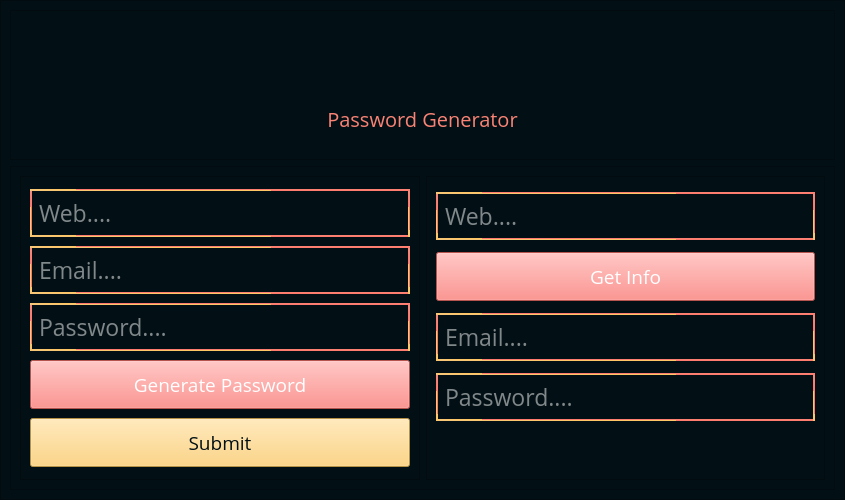
<?xml version="1.0" encoding="UTF-8"?>
<ui version="4.0">
 <class>MainWindow</class>
 <widget class="QMainWindow" name="MainWindow">
  <property name="geometry">
   <rect>
    <x>0</x>
    <y>0</y>
    <width>845</width>
    <height>500</height>
   </rect>
  </property>
  <property name="sizePolicy">
   <sizepolicy hsizetype="Minimum" vsizetype="Preferred">
    <horstretch>0</horstretch>
    <verstretch>0</verstretch>
   </sizepolicy>
  </property>
  <property name="minimumSize">
   <size>
    <width>500</width>
    <height>0</height>
   </size>
  </property>
  <property name="maximumSize">
   <size>
    <width>1000</width>
    <height>500</height>
   </size>
  </property>
  <property name="windowTitle">
   <string>PWGenerator</string>
  </property>
  <property name="windowIcon">
   <iconset resource="src_img.qrc">
    <normaloff>:/imgs/imgs/envelope.png</normaloff>:/imgs/imgs/envelope.png</iconset>
  </property>
  <widget class="QWidget" name="centralwidget">
   <layout class="QGridLayout" name="gridLayout">
    <property name="leftMargin">
     <number>0</number>
    </property>
    <property name="topMargin">
     <number>0</number>
    </property>
    <property name="rightMargin">
     <number>0</number>
    </property>
    <property name="bottomMargin">
     <number>0</number>
    </property>
    <property name="spacing">
     <number>0</number>
    </property>
    <item row="0" column="0">
     <widget class="QFrame" name="container">
      <property name="styleSheet">
       <string notr="true">background-color: rgb(2, 16, 21);</string>
      </property>
      <property name="frameShape">
       <enum>QFrame::StyledPanel</enum>
      </property>
      <property name="frameShadow">
       <enum>QFrame::Raised</enum>
      </property>
      <layout class="QVBoxLayout" name="verticalLayout">
       <item>
        <widget class="QFrame" name="header">
         <property name="sizePolicy">
          <sizepolicy hsizetype="Preferred" vsizetype="Maximum">
           <horstretch>0</horstretch>
           <verstretch>0</verstretch>
          </sizepolicy>
         </property>
         <property name="maximumSize">
          <size>
           <width>16777215</width>
           <height>150</height>
          </size>
         </property>
         <property name="font">
          <font>
           <pointsize>17</pointsize>
          </font>
         </property>
         <property name="styleSheet">
          <string notr="true"/>
         </property>
         <property name="frameShape">
          <enum>QFrame::StyledPanel</enum>
         </property>
         <property name="frameShadow">
          <enum>QFrame::Raised</enum>
         </property>
         <layout class="QVBoxLayout" name="verticalLayout_2">
          <item>
           <widget class="QWidget" name="widget" native="true">
            <property name="styleSheet">
             <string notr="true">image: url(:/imgs/imgs/website.png);</string>
            </property>
           </widget>
          </item>
          <item>
           <widget class="QLabel" name="label">
            <property name="font">
             <font>
              <family>Open Sans</family>
              <pointsize>15</pointsize>
             </font>
            </property>
            <property name="styleSheet">
             <string notr="true">color: qconicalgradient(cx:0, cy:0.131, angle:316.2, stop:0.0625 rgba(254, 123, 109, 255), stop:0.556754 rgba(214, 204, 190, 255), stop:0.960227 rgba(255, 198, 101, 255));</string>
            </property>
            <property name="text">
             <string>Password Generator</string>
            </property>
            <property name="alignment">
             <set>Qt::AlignCenter</set>
            </property>
           </widget>
          </item>
         </layout>
        </widget>
       </item>
       <item>
        <widget class="QFrame" name="body">
         <property name="styleSheet">
          <string notr="true"/>
         </property>
         <property name="frameShape">
          <enum>QFrame::StyledPanel</enum>
         </property>
         <property name="frameShadow">
          <enum>QFrame::Raised</enum>
         </property>
         <layout class="QHBoxLayout" name="horizontalLayout">
          <item>
           <widget class="QFrame" name="frame">
            <property name="styleSheet">
             <string notr="true"/>
            </property>
            <property name="frameShape">
             <enum>QFrame::StyledPanel</enum>
            </property>
            <property name="frameShadow">
             <enum>QFrame::Raised</enum>
            </property>
            <layout class="QVBoxLayout" name="verticalLayout_4">
             <item>
              <widget class="QLineEdit" name="website">
               <property name="font">
                <font>
                 <family>Open Sans</family>
                 <pointsize>17</pointsize>
                </font>
               </property>
               <property name="styleSheet">
                <string notr="true">color: white;
border:2px solid  qconicalgradient(cx:0, cy:0.131, angle:316.2, stop:0.0625 rgba(254, 123, 109, 255), stop:0.556754 rgba(214, 204, 190, 255), stop:0.960227 rgba(255, 198, 101, 255));
padding:5px</string>
               </property>
               <property name="placeholderText">
                <string>Web....</string>
               </property>
              </widget>
             </item>
             <item>
              <widget class="QLineEdit" name="email">
               <property name="font">
                <font>
                 <family>Open Sans</family>
                 <pointsize>17</pointsize>
                </font>
               </property>
               <property name="styleSheet">
                <string notr="true">color: white;
border:2px solid  qconicalgradient(cx:0, cy:0.131, angle:316.2, stop:0.0625 rgba(254, 123, 109, 255), stop:0.556754 rgba(214, 204, 190, 255), stop:0.960227 rgba(255, 198, 101, 255));
padding:5px</string>
               </property>
               <property name="placeholderText">
                <string>Email....</string>
               </property>
              </widget>
             </item>
             <item>
              <widget class="QLineEdit" name="password">
               <property name="font">
                <font>
                 <family>Open Sans</family>
                 <pointsize>17</pointsize>
                </font>
               </property>
               <property name="styleSheet">
                <string notr="true">color: white;
border:2px solid  qconicalgradient(cx:0, cy:0.131, angle:316.2, stop:0.0625 rgba(254, 123, 109, 255), stop:0.556754 rgba(214, 204, 190, 255), stop:0.960227 rgba(255, 198, 101, 255));
padding:5px</string>
               </property>
               <property name="placeholderText">
                <string>Password....</string>
               </property>
              </widget>
             </item>
             <item>
              <widget class="QPushButton" name="generatepass">
               <property name="font">
                <font>
                 <family>Open Sans</family>
                 <pointsize>14</pointsize>
                </font>
               </property>
               <property name="styleSheet">
                <string notr="true">background-color: rgb(253, 116, 109);
color:white;
padding:10px 12px;</string>
               </property>
               <property name="text">
                <string>Generate Password</string>
               </property>
               <property name="flat">
                <bool>false</bool>
               </property>
              </widget>
             </item>
             <item>
              <widget class="QPushButton" name="submitbtn">
               <property name="font">
                <font>
                 <family>Open Sans</family>
                 <pointsize>14</pointsize>
                </font>
               </property>
               <property name="styleSheet">
                <string notr="true">background-color:rgb(255, 205, 100);
color:rgb(2, 16, 21);
padding:10px 12px;</string>
               </property>
               <property name="text">
                <string>Submit</string>
               </property>
               <property name="flat">
                <bool>false</bool>
               </property>
              </widget>
             </item>
            </layout>
           </widget>
          </item>
          <item>
           <widget class="QFrame" name="frame_2">
            <property name="styleSheet">
             <string notr="true"/>
            </property>
            <property name="frameShape">
             <enum>QFrame::StyledPanel</enum>
            </property>
            <property name="frameShadow">
             <enum>QFrame::Raised</enum>
            </property>
            <layout class="QVBoxLayout" name="verticalLayout_3">
             <item>
              <widget class="QLineEdit" name="web_search">
               <property name="font">
                <font>
                 <family>Open Sans</family>
                 <pointsize>17</pointsize>
                </font>
               </property>
               <property name="styleSheet">
                <string notr="true">color: white;
border:2px solid  qconicalgradient(cx:0, cy:0.131, angle:316.2, stop:0.0625 rgba(254, 123, 109, 255), stop:0.556754 rgba(214, 204, 190, 255), stop:0.960227 rgba(255, 198, 101, 255));
padding:5px</string>
               </property>
               <property name="placeholderText">
                <string>Web....</string>
               </property>
              </widget>
             </item>
             <item>
              <widget class="QPushButton" name="getinfo">
               <property name="font">
                <font>
                 <family>Open Sans</family>
                 <pointsize>14</pointsize>
                </font>
               </property>
               <property name="styleSheet">
                <string notr="true">background-color: rgb(253, 116, 109);
color:white;
padding:10px 12px;</string>
               </property>
               <property name="text">
                <string>Get Info</string>
               </property>
               <property name="flat">
                <bool>false</bool>
               </property>
              </widget>
             </item>
             <item>
              <widget class="QLineEdit" name="lineEdit_5">
               <property name="font">
                <font>
                 <family>Open Sans</family>
                 <pointsize>17</pointsize>
                </font>
               </property>
               <property name="styleSheet">
                <string notr="true">color: white;
border:2px solid  qconicalgradient(cx:0, cy:0.131, angle:316.2, stop:0.0625 rgba(254, 123, 109, 255), stop:0.556754 rgba(214, 204, 190, 255), stop:0.960227 rgba(255, 198, 101, 255));
padding:5px</string>
               </property>
               <property name="placeholderText">
                <string>Email....</string>
               </property>
              </widget>
             </item>
             <item>
              <widget class="QLineEdit" name="lineEdit_6">
               <property name="font">
                <font>
                 <family>Open Sans</family>
                 <pointsize>17</pointsize>
                </font>
               </property>
               <property name="styleSheet">
                <string notr="true">color: white;
border:2px solid  qconicalgradient(cx:0, cy:0.131, angle:316.2, stop:0.0625 rgba(254, 123, 109, 255), stop:0.556754 rgba(214, 204, 190, 255), stop:0.960227 rgba(255, 198, 101, 255));
padding:5px</string>
               </property>
               <property name="placeholderText">
                <string>Password....</string>
               </property>
              </widget>
             </item>
             <item>
              <spacer name="verticalSpacer">
               <property name="orientation">
                <enum>Qt::Vertical</enum>
               </property>
               <property name="sizeType">
                <enum>QSizePolicy::Preferred</enum>
               </property>
               <property name="sizeHint" stdset="0">
                <size>
                 <width>20</width>
                 <height>40</height>
                </size>
               </property>
              </spacer>
             </item>
            </layout>
           </widget>
          </item>
         </layout>
        </widget>
       </item>
      </layout>
     </widget>
    </item>
   </layout>
  </widget>
 </widget>
 <resources>
  <include location="src_img.qrc"/>
 </resources>
 <connections/>
</ui>
